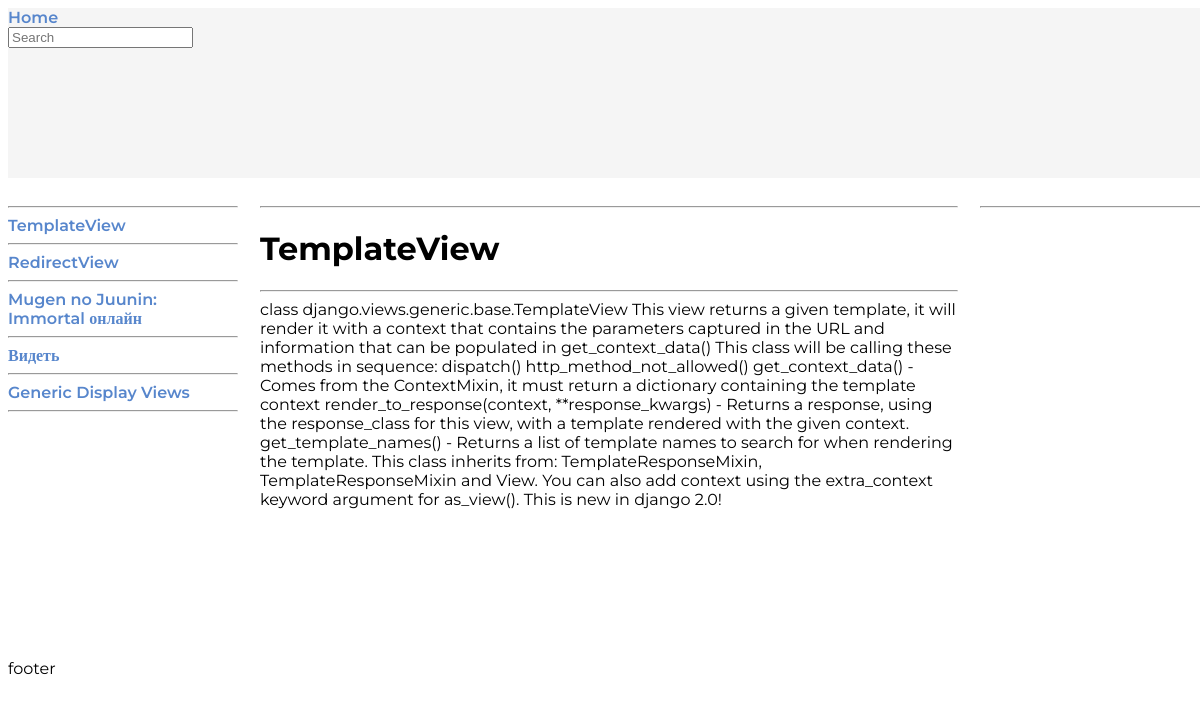
/templateview/, run on the app's committed database.
### blog/models.py (models this page shows, shortened)
class Article(models.Model):
	STATUS_CHOICES = (
		('personal', 'Personal'),
		('public', 'Public'),
	)
	title = models.CharField(max_length=250)
	slug = models.SlugField(max_length=250, unique_for_date='publish', verbose_name='URL',)# default=slugify('0'))
	article = RichTextUploadingField(blank=True, default='')
	publish = models.DateTimeField(default=timezone.now)
	created = models.DateTimeField(auto_now_add=True)
	updated = models.DateTimeField(auto_now=True)
	status = models.CharField(max_length=10, choices=STATUS_CHOICES, default='personal')
	tags = TaggableManager(help_text = "Список тегов, разделенных запятыми.", through=None, blank=True)
	def get_absolute_url(self):
		return (self.slug)

### blog/views.py (the view)
# urls.py: path('<slug:slug>/', ArticleDetailView.as_view(), name='article_detail'),
class ArticleDetailView(DetailView):
    model = Article
    template_name = "blog/blog_detail.html"
    def get_context_data(self, **kwargs):
        context = super().get_context_data(**kwargs)
        context['articles'] = Article.objects.all()
        return context

### templates/blog/blog_detail.html (shortened to what this page needs)
{% extends "base.html" %}
{% load static %}
{% block content %}
    <div class="aside-left">
        <hr>
        {% for article in articles %}
            <a href="/{{ article.get_absolute_url }}">{{article.title}}</a>
            <hr>
        {% endfor %}
    </div>
    <div class="article">
        <hr>
        <h1>{{article.title}}</h1>
        <hr>
        {% autoescape off %} {{article.article }} {% endautoescape %}
    </div>
    <div class="aside-right">
        <hr>
    </div>
{% endblock content %}

### static/css/base.css (style rules this page uses)
html, body { width: 100%; height: 100%; font-family: Montserrat; }
:root { --TextColor: #3a3a3a; --LinkCo0lor: #5786cc; --BackColor: #f5f5f5; }
body { display: grid; grid-template-columns: auto; grid-template-rows: auto; grid-template-areas: "header" "content" "footer"; gap: 20px; }
a { color: var(--LinkCo0lor); text-decoration: none; font-weight: 600; }
hr { align: center; width: 100%; size: 1; }
.aside-left { padding-right: 12px; grid-area: aside-left; }
.article { padding: 0 12px 0 12px; grid-area: article; }
.aside-right { padding-left: 12px; grid-area: aside-right; }

### data on the page
Article: title "TemplateView", article "class django.views.generic.base.TemplateView This view returns a given template, it will render it with a context that contains the parameters captured in the URL and information that can be populated in get_context_data() This class will be calling these methods in sequence: dispatch() http_method_not_allowed() get_context_data() - Comes from the ContextMixin, it must return a dictionary containing the template context render_to_response(context, **response_kwargs) - Returns a response, using the response_class for this view, with a template rendered with the given context. get_template_names() - Returns a list of template names to search for when rendering the template. This class…"
Article: title "RedirectView"
Article: title "Mugen no Juunin: Immortal онлайн"
Article: title "Видеть"
Article: title "Generic Display Views"
